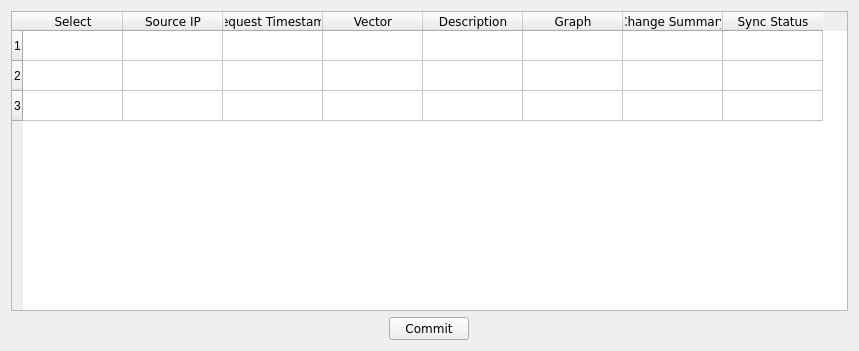
<?xml version="1.0" encoding="UTF-8"?>
<ui version="4.0">
 <class>vectorDBConfigLeadFrame</class>
 <widget class="QFrame" name="vectorDBConfigLeadFrame">
  <property name="geometry">
   <rect>
    <x>0</x>
    <y>0</y>
    <width>859</width>
    <height>351</height>
   </rect>
  </property>
  <property name="minimumSize">
   <size>
    <width>720</width>
    <height>200</height>
   </size>
  </property>
  <property name="windowTitle">
   <string>Approval Sync</string>
  </property>
  <layout class="QVBoxLayout" name="verticalLayout">
   <item>
    <widget class="QTableWidget" name="tableWidget">
     <row>
      <property name="text">
       <string>1</string>
      </property>
     </row>
     <row>
      <property name="text">
       <string>2</string>
      </property>
     </row>
     <row>
      <property name="text">
       <string>3</string>
      </property>
     </row>
     <column>
      <property name="text">
       <string>Select</string>
      </property>
      <property name="font">
       <font>
        <family>Verdana</family>
       </font>
      </property>
     </column>
     <column>
      <property name="text">
       <string>Source IP</string>
      </property>
      <property name="font">
       <font>
        <family>Verdana</family>
       </font>
      </property>
     </column>
     <column>
      <property name="text">
       <string>Request Timestamp</string>
      </property>
      <property name="font">
       <font>
        <family>Verdana</family>
       </font>
      </property>
     </column>
     <column>
      <property name="text">
       <string>Vector</string>
      </property>
      <property name="font">
       <font>
        <family>Verdana</family>
       </font>
      </property>
     </column>
     <column>
      <property name="text">
       <string>Description</string>
      </property>
      <property name="font">
       <font>
        <family>Verdana</family>
       </font>
      </property>
     </column>
     <column>
      <property name="text">
       <string>Graph</string>
      </property>
      <property name="font">
       <font>
        <family>Verdana</family>
       </font>
      </property>
     </column>
     <column>
      <property name="text">
       <string>Change Summary</string>
      </property>
      <property name="font">
       <font>
        <family>Verdana</family>
       </font>
      </property>
     </column>
     <column>
      <property name="text">
       <string>Sync Status</string>
      </property>
      <property name="font">
       <font>
        <family>Verdana</family>
       </font>
      </property>
     </column>
     <item row="0" column="0">
      <property name="checkState">
       <enum>Unchecked</enum>
      </property>
     </item>
     <item row="1" column="0">
      <property name="checkState">
       <enum>Unchecked</enum>
      </property>
     </item>
     <item row="2" column="0">
      <property name="checkState">
       <enum>Unchecked</enum>
      </property>
     </item>
    </widget>
   </item>
   <item alignment="Qt::AlignHCenter">
    <widget class="QPushButton" name="pushButton">
     <property name="sizePolicy">
      <sizepolicy hsizetype="Fixed" vsizetype="Fixed">
       <horstretch>0</horstretch>
       <verstretch>0</verstretch>
      </sizepolicy>
     </property>
     <property name="font">
      <font>
       <family>Verdana</family>
      </font>
     </property>
     <property name="text">
      <string>Commit</string>
     </property>
    </widget>
   </item>
  </layout>
 </widget>
 <resources/>
 <connections/>
</ui>
